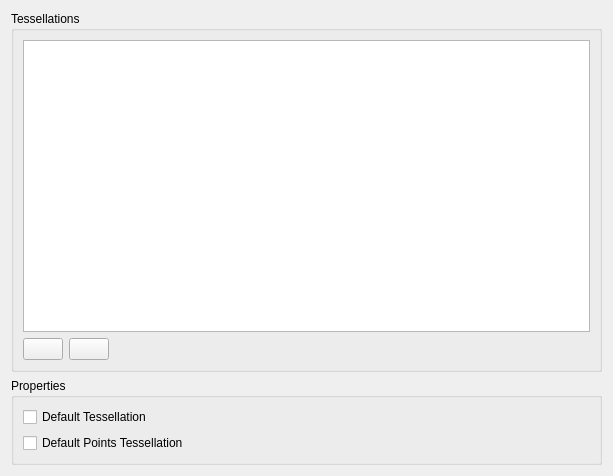
<?xml version="1.0" encoding="UTF-8"?>
<ui version="4.0">
 <class>TessellationEditorWidget</class>
 <widget class="QWidget" name="TessellationEditorWidget">
  <property name="geometry">
   <rect>
    <x>0</x>
    <y>0</y>
    <width>613</width>
    <height>476</height>
   </rect>
  </property>
  <property name="windowTitle">
   <string>Tessellation Editor</string>
  </property>
  <layout class="QVBoxLayout" name="verticalLayout">
   <item>
    <widget class="QGroupBox" name="groupBox">
     <property name="title">
      <string>Tessellations</string>
     </property>
     <layout class="QGridLayout" name="gridLayout">
      <item row="0" column="0" colspan="3">
       <widget class="QTableWidget" name="tableWidgetTessellations">
        <property name="alternatingRowColors">
         <bool>true</bool>
        </property>
        <property name="selectionMode">
         <enum>QAbstractItemView::SingleSelection</enum>
        </property>
        <property name="selectionBehavior">
         <enum>QAbstractItemView::SelectRows</enum>
        </property>
        <property name="showGrid">
         <bool>false</bool>
        </property>
        <property name="columnCount">
         <number>0</number>
        </property>
        <attribute name="horizontalHeaderVisible">
         <bool>true</bool>
        </attribute>
        <attribute name="horizontalHeaderStretchLastSection">
         <bool>true</bool>
        </attribute>
        <attribute name="verticalHeaderVisible">
         <bool>false</bool>
        </attribute>
       </widget>
      </item>
      <item row="1" column="0">
       <widget class="QPushButton" name="pushButtonAddTessellation">
        <property name="toolTip">
         <string>Add spectrum</string>
        </property>
        <property name="text">
         <string/>
        </property>
        <property name="icon">
         <iconset resource="../icons.qrc">
          <normaloff>:/zincwidgets/images/icons/list-add-icon.png</normaloff>:/zincwidgets/images/icons/list-add-icon.png</iconset>
        </property>
       </widget>
      </item>
      <item row="1" column="1">
       <widget class="QPushButton" name="pushButtonDeleteTessellation">
        <property name="toolTip">
         <string>Remove spectrum</string>
        </property>
        <property name="text">
         <string/>
        </property>
        <property name="icon">
         <iconset resource="../icons.qrc">
          <normaloff>:/zincwidgets/images/icons/list-remove-icon.png</normaloff>:/zincwidgets/images/icons/list-remove-icon.png</iconset>
        </property>
       </widget>
      </item>
      <item row="1" column="2">
       <spacer name="horizontalSpacer">
        <property name="orientation">
         <enum>Qt::Horizontal</enum>
        </property>
        <property name="sizeHint" stdset="0">
         <size>
          <width>510</width>
          <height>19</height>
         </size>
        </property>
       </spacer>
      </item>
     </layout>
    </widget>
   </item>
   <item>
    <widget class="QGroupBox" name="groupBoxProperties">
     <property name="title">
      <string>Properties</string>
     </property>
     <layout class="QVBoxLayout" name="verticalLayout_2">
      <item>
       <widget class="QCheckBox" name="checkBoxDefaultTessellation">
        <property name="text">
         <string>Default Tessellation</string>
        </property>
       </widget>
      </item>
      <item>
       <widget class="QCheckBox" name="checkBoxDefaultPointsTessellation">
        <property name="text">
         <string>Default Points Tessellation</string>
        </property>
       </widget>
      </item>
     </layout>
    </widget>
   </item>
  </layout>
 </widget>
 <resources>
  <include location="../icons.qrc"/>
 </resources>
 <connections/>
</ui>
